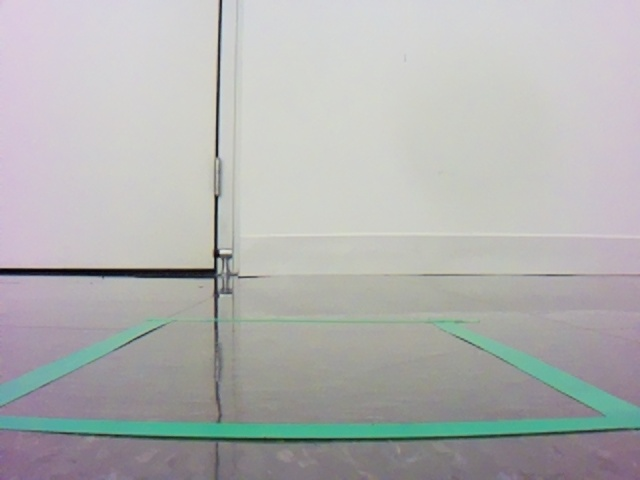
#> input picture calib.jpg, 640 x 480 px, found by its file name
$ python birdseye.py
#> lines starting #> are read from the running program, lines starting #| are printed output that depends on the picture
"""Rover camera to floor-plane mapping (cm, x right of the camera, z forward of the lens) from a one-time tape-rectangle calibration."""
import cv2
import numpy as np

# Calibration 2026-11-17 (calib.jpg): 24 x 39 cm tape rectangle, near edge 25 cm ahead, camera 5 cm high.
# Corners as NL, NR, FR, FL; near corners extrapolated just outside the 640x480 frame.
ROVER_CALIB_IMAGE_PTS = ((-64.1, 430.0), (656.7, 429.0), (444.1, 321.4), (156.2, 319.5))
ROVER_CALIB_FLOOR_CM = ((-12.0, 25.0), (12.0, 25.0), (12.0, 64.0), (-12.0, 64.0))

IMAGE_TO_FLOOR = cv2.getPerspectiveTransform(np.float32(ROVER_CALIB_IMAGE_PTS), np.float32(ROVER_CALIB_FLOOR_CM))
FLOOR_TO_IMAGE = np.linalg.inv(IMAGE_TO_FLOOR)

TOPDOWN_X_RANGE_CM = (-50.0, 50.0)
TOPDOWN_Z_RANGE_CM = (15.0, 130.0)
TOPDOWN_PX_PER_CM = 3.0


def image_to_floor(points: np.ndarray) -> np.ndarray:
    """Map Nx2 image pixel coordinates to Nx2 floor coordinates in cm."""
    return cv2.perspectiveTransform(np.float32(points).reshape(-1, 1, 2), IMAGE_TO_FLOOR).reshape(-1, 2)


def floor_to_image(points: np.ndarray) -> np.ndarray:
    """Map Nx2 floor coordinates in cm to Nx2 image pixel coordinates."""
    return cv2.perspectiveTransform(np.float32(points).reshape(-1, 1, 2), FLOOR_TO_IMAGE).reshape(-1, 2)


def _floor_to_topdown_matrix() -> np.ndarray:
    s = TOPDOWN_PX_PER_CM
#> s = 3
    return np.array([[s, 0, -s * TOPDOWN_X_RANGE_CM[0]],
                     [0, -s, s * TOPDOWN_Z_RANGE_CM[1]],
                     [0, 0, 1]], dtype=np.float64)


def topdown_size() -> tuple[int, int]:
    """(width, height) in pixels of the top-down view."""
    s = TOPDOWN_PX_PER_CM
#> s = 3
    return (int(s * (TOPDOWN_X_RANGE_CM[1] - TOPDOWN_X_RANGE_CM[0])),
            int(s * (TOPDOWN_Z_RANGE_CM[1] - TOPDOWN_Z_RANGE_CM[0])))


def floor_to_topdown(points: np.ndarray) -> np.ndarray:
    """Map Nx2 floor coordinates in cm to Nx2 pixel coordinates in the top-down view."""
    return cv2.perspectiveTransform(np.float32(points).reshape(-1, 1, 2), _floor_to_topdown_matrix()).reshape(-1, 2)


def warp_topdown(frame: np.ndarray) -> np.ndarray:
    """Warp a camera frame to the top-down floor view (far at the top, rover at the bottom centre)."""
    return cv2.warpPerspective(frame, _floor_to_topdown_matrix() @ IMAGE_TO_FLOOR, topdown_size())
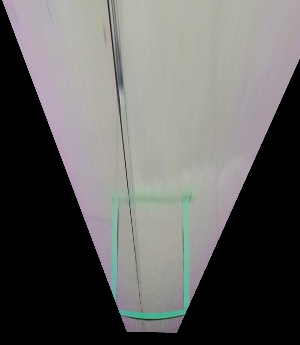
#> returned value: shape (345, 300, 3); mean of channels 0, 1, 2 97.3, 99.1, 99.7; drawn as B, G, R


if __name__ == "__main__":
    import sys

    src = sys.argv[1] if len(sys.argv) > 1 else "calib.jpg"
    out = src.rsplit(".", 1)[0] + "_topdown.jpg"
    cv2.imwrite(out, warp_topdown(cv2.imread(src)))
    print(f"wrote {out}")
